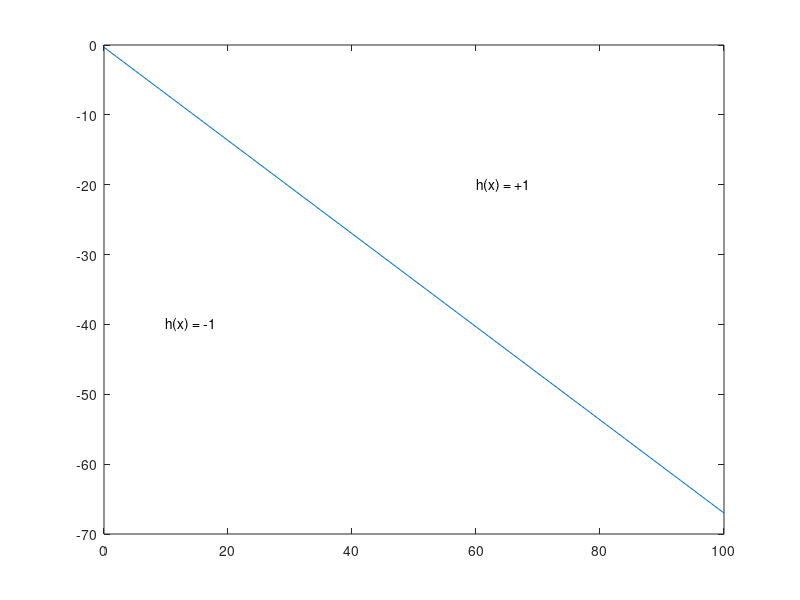
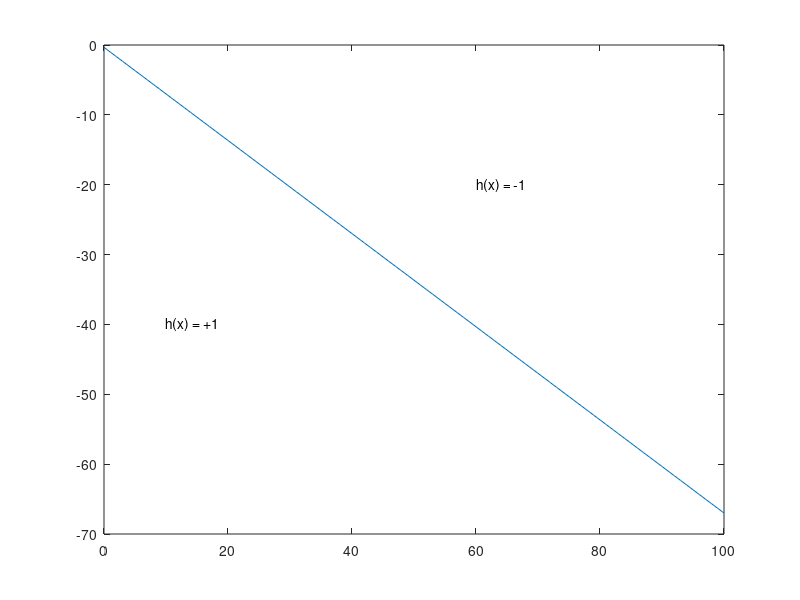

Reproduce these figures in MATLAB, in order.
x = 0:100;
y1 = (-2/3)*x-1/3;
figure(1);
plot(x, y1);
text(10, -40, 'h(x) = -1');
text(60, -20, 'h(x) = +1');

figure(2);
plot(x,y1);
text(10, -40, 'h(x) = +1');
text(60, -20, 'h(x) = -1');